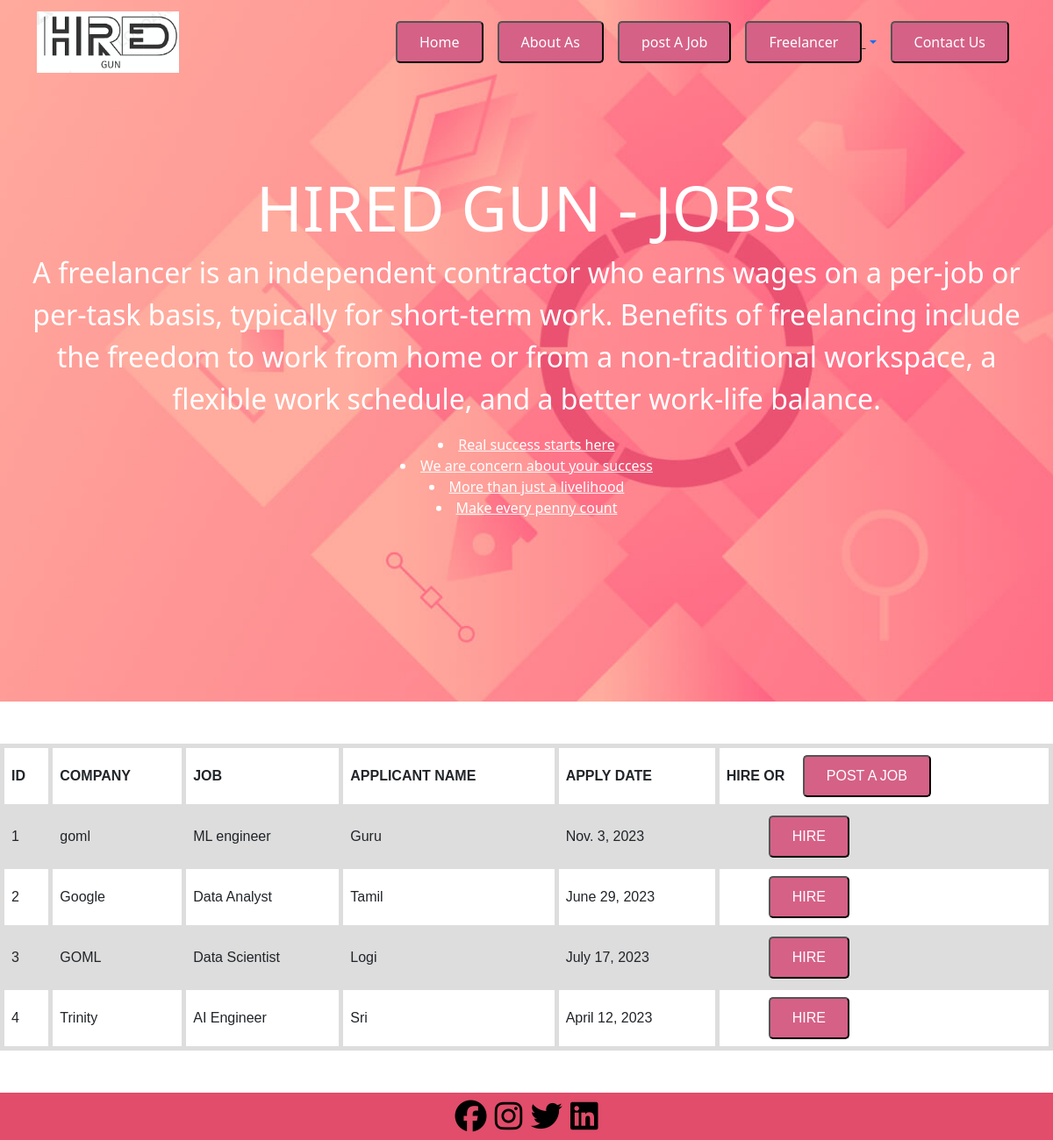
/applicationtable/, run on the app's committed database.
### freelancerapp/models.py (models this page shows)
class Application(models.Model):
    company = models.CharField(max_length=200)
    job = models.CharField(max_length=100)
    applicant = models.CharField(max_length=100)
    apply_date = models.DateField()

### freelancerapp/views.py (the view)
# urls.py: path('applicationtable/',views.application),
def application(request):
    application=Application.objects.all().values()
    template=loader.get_template('application.html')
    context={
        'application': application,
    }
    return HttpResponse(template.render(context,request))

### freelancerapp/templates/application.html (shortened to what this page needs)
{% load static %}
<!DOCTYPE html>
<html>
<head>
        <link rel="stylesheet" href="{% static 'home.css'%}">
        <link href="https://cdn.jsdelivr.net/npm/bootstrap@5.1.3/dist/css/bootstrap.min.css" rel="stylesheet">
</head>
<body>
    <nav class="navbar navbar-expand-lg fixed-top navbar-Dark navbarScroll">
        <div class="container">
            <a class="navbar-brand" href="{% url 'home' %}"><img src="{% static 'logoorg.png'%}" background-type="none" height="70px"></a>
            <div class="collapse navbar-collapse" id="navbarSupportedContent">
                <ul class="navbar-nav ms-auto">
                    <li class="nav-item active">
                        <a class="nav-link" href="{% url 'home' %}"><button class="nav-button" type="menu">Home</button></a>
                    </li>
                    <li class="nav-item">
                        <a class="nav-link" href="{% url 'home' %}"><button class="nav-button" type="menu">About As</button></a>
                    </li>
                    <li class="nav-item">
                        <a class="nav-link" href="{% url 'postjob'%}"><button class="nav-button" type="menu">post A Job</button></a>
                    </li>
                    <li class="nav-item dropdown">
                        <a class="nav-link dropdown-toggle" href="{% url 'home' %}" role="button" data-bs-toggle="dropdown" aria-expanded="false">
                            <button class="nav-button" type="menu">Freelancer</button>
                        </a>
                    </li>
                    <li class="nav-item">
                        <a class="nav-link" href="home.html"><button class="nav-button" type="menu">Contact Us</button></a>
                    </li>
                </ul>
            </div>
        </div>
    </nav>
<section class="bgimage" id="home" style="background-image:url('{% static 'freelancehome.jpeg' %}');">
        <div class="container-fluid">
            <div class="row">
            <div class="col-lg-12 col-md-12 col-sm-12 col-xs-12 hero-text">
                <h2 class="hero_title">HIRED GUN - JOBS</h2>
                <p class="hero_desc" id="cl">A freelancer is an independent contractor who earns wages on a per-job or per-task basis, typically for short-term work. Benefits of freelancing include the freedom to work from home or from a non-traditional workspace, a flexible work schedule, and a better work-life balance.</p>
                <p class="hero-text" id="cl">
                    <li>Real success starts here</li>
                    <li>We are concern about your success</li>
                    <li>More than just a livelihood</li>
                    <li>Make every penny count</li>
                </p>
              </div>
            </div>
        </div>
    </section>
<br><br>
<table>
    <tr>
        <th>ID</th>
        <th>COMPANY</th>
        <th>JOB</th>
        <th>APPLICANT NAME</th>
        <th>APPLY DATE</th>
        <th>HIRE OR &emsp;<a href="{% url 'postjob' %}"><button class="nav-button" type="submit">POST A JOB</button></a></</th>
    </tr>
    {% for x in application %}
    <tr>
        <td>{{x.id}}</td>
        <td>{{x.company}}</td>
        <td>{{x.job}}</td>
        <td>{{x.applicant}}</td>
        <td>{{x.apply_date}}</td>
        <td>&emsp;&emsp;&emsp;<a href="{% url 'apply' %}"><button class="nav-button" type="submit">HIRE</button></a></td>
    </tr>
    {% endfor %}
</table>
<br>
<footer id="footer">
    <div class="social-icons mt-4">
        <a href="https://www.facebook.com/sarguru.sarguru.526" target="_blank"><i class="fab fa-facebook"></i></a>
        <a href="https://www.instagram.com/_.gurutamil03._/" target="_blank"><i class="fab fa-instagram"></i></a>
        <a href="https://twitter.com/Gurutamil03" target="_blank"><i class="fab fa-twitter"></i></a>
        <a href="https://www.linkedin.com/in/sarguru-r-0a3a61216/" target="_blank"><i class="fab fa-linkedin"></i></a>
    </div>
</footer>
</body>
</html>

### freelancerapp/static/home.css (style rules this page uses)
.bgimage { height:100vh; background-size:cover; position:relative; }
.hero_title { font-size: 4.5rem; }
.hero_desc { font-size: 2rem; }
.hero-text { text-align: center; position: absolute; top: 50%; left: 50%; transform: translate(-50%, -50%); color: white; }
.nav-button { background-color:#d56187; color: #fff; padding: 10px 25px; border-radius: 5px; cursor: pointer; }
li { content: normal; text-align: center; text-decoration: underline; }
.social-icons { font-size: 36px; cursor: pointer; }
.fab { color: #000000; }
#footer { background-color:rgb(225, 77, 106); text-align: center; }

### freelancerapp/templates/application.html (style rules this page uses)
table { font-family: arial, sans-serif; border-collapse: collapse; width: 100%; }
td, th { border: 5px solid #dddddd; text-align: left; padding: 8px; }
tr:nth-child(even) { background-color: #dddddd; }

### data on the page
Application: id "1", company "goml", job "ML engineer", applicant "Guru", apply_date "Nov. 3, 2023"
Application: id "2", company "Google", job "Data Analyst", applicant "Tamil", apply_date "June 29, 2023"
Application: id "3", company "GOML", job "Data Scientist", applicant "Logi", apply_date "July 17, 2023"
Application: id "4", company "Trinity", job "AI Engineer", applicant "Sri", apply_date "April 12, 2023"
